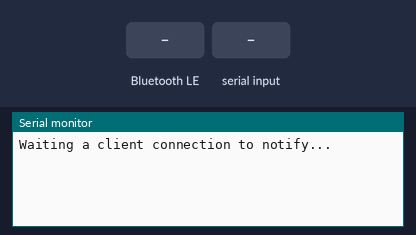
This sketch was run on a simulated ESP32. On the bench: the last lines printed to the serial monitor. The test bench sets the inputs (shaded band). Nothing arrives over Bluetooth unless stated; a phone connects over Bluetooth LE 3 s after start.

Above: at 1.2 s.
1.3 s: Bluetooth LE write "1" received
At 2.4 s:
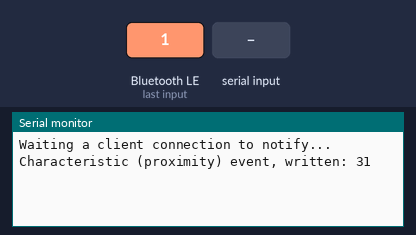
4.3 s: "1" received over Serial
At 6.0 s:
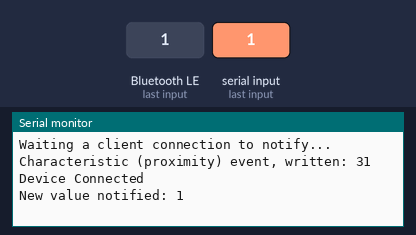

The sketch:

esp32_bluetooth_test_2.ino
```cpp
#include <BLEDevice.h>
#include <BLEServer.h>
#include <BLEUtils.h>
#include <BLE2902.h>

BLEServer* ble_server = NULL;
BLECharacteristic* ble_sensor = NULL;
BLECharacteristic* ble_proximity = NULL;
bool deviceConnected = false;
bool oldDeviceConnected = false;
uint32_t value = 0;

/*
A-104.9903,39.7392+23.5+65.2+1013.25A
*/

// See the following for generating UUIDs:
// https://www.uuidgenerator.net/
#define SERVICE_UUID        "19b10000-e8f2-537e-4f6c-d104768a1214"
#define SENSOR_CHARACTERISTIC_UUID "19b10001-e8f2-537e-4f6c-d104768a1214"
#define PROXIMITY_CHARACTERISTIC_UUID "19b10002-e8f2-537e-4f6c-d104768a1214"

class ble_server_callbacks: public BLEServerCallbacks {
  void onConnect(BLEServer* ble_server) { deviceConnected = true; };
  void onDisconnect(BLEServer* ble_server) { deviceConnected = false; }
};

class ble_proximity_callbacks : public BLECharacteristicCallbacks {
  void onWrite(BLECharacteristic* ble_proximity) {
    String recv_value = ble_proximity->getValue();
    if (recv_value.length() > 0) {
      Serial.print("Characteristic (proximity) event, written: ");
      Serial.println(recv_value[0], HEX);
    }
  }
};

void setup() {
  Serial.begin(115200);

  // Create the BLE Device
  BLEDevice::init("opaque - Personal Kit");
  ble_server = BLEDevice::createServer();
  ble_server->setCallbacks(new ble_server_callbacks());


  // Create the BLE Service
  BLEService* ble_service = ble_server->createService(SERVICE_UUID);

  // Create a BLE Characteristic
  ble_sensor = ble_service->createCharacteristic(
                      SENSOR_CHARACTERISTIC_UUID,
                      BLECharacteristic::PROPERTY_READ   |
                      BLECharacteristic::PROPERTY_WRITE  |
                      BLECharacteristic::PROPERTY_NOTIFY |
                      BLECharacteristic::PROPERTY_INDICATE
                    );

  // Create the ON button Characteristic
  ble_proximity = ble_service->createCharacteristic(
                      PROXIMITY_CHARACTERISTIC_UUID,
                      BLECharacteristic::PROPERTY_WRITE
                    );

  ble_proximity->setCallbacks(new ble_proximity_callbacks());

  ble_sensor->addDescriptor(new BLE2902());
  ble_proximity->addDescriptor(new BLE2902());

  ble_service->start();

  // Start advertising
  BLEAdvertising* ble_advertising = BLEDevice::getAdvertising();
  ble_advertising->addServiceUUID(SERVICE_UUID);
  ble_advertising->setScanResponse(false);
  ble_advertising->setMinPreferred(0x0);  // set value to 0x00 to not advertise this parameter
  BLEDevice::startAdvertising();
  Serial.println("Waiting a client connection to notify...");
}

void loop() {
  String instring = "";
  if (Serial.available()) {instring = Serial.readString();
  if (deviceConnected) {
    ble_sensor->setValue(instring.c_str());
    ble_sensor->notify();
    Serial.print("New value notified: ");
    Serial.println(instring);
    delay(3000); // bluetooth stack will go into congestion, if too many packets are sent, in 6 hours test i was able to go as low as 3ms
  }}
  // disconnecting
  if (!deviceConnected && oldDeviceConnected) {
    Serial.println("Device disconnected.");
    delay(500); // give the bluetooth stack the chance to get things ready
    ble_server->startAdvertising(); // restart advertising
    Serial.println("Start advertising");
    oldDeviceConnected = deviceConnected;
  }
  // connecting
  if (deviceConnected && !oldDeviceConnected) {
    // do stuff here on connecting
    oldDeviceConnected = deviceConnected;
    Serial.println("Device Connected");
  }
}
```

Measured:
- after the input at 1.3 s, the serial monitor: prints a new line after 0.05 s (image 1)
- after the input at 4.3 s, the serial monitor: prints a new line after 1.0 s (image 2)
